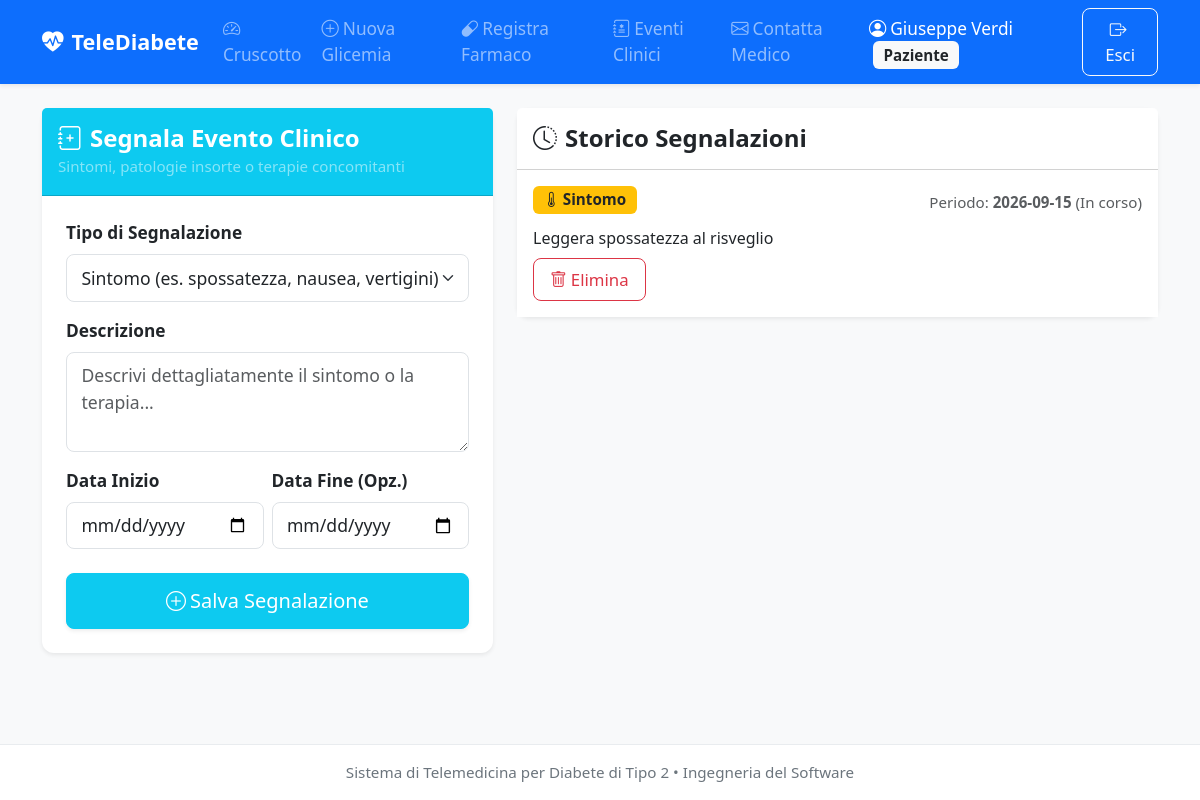
Page /patient/clinical-events (signed in) on the committed database.
### tables this page shows
CREATE TABLE clinical_events (
    id INTEGER PRIMARY KEY AUTOINCREMENT,
    patient_id INTEGER NOT NULL,
    event_type VARCHAR(20) NOT NULL CHECK (event_type IN ('SYMPTOM', 'PATHOLOGY', 'OTHER_DRUG')),
    description TEXT NOT NULL,
    start_date DATE NOT NULL,
    end_date DATE,
    FOREIGN KEY(patient_id) REFERENCES patients(user_id) ON DELETE CASCADE
);

### app/controllers/PatientController.py (the view, shortened to what this page needs)
@patient_bp.route('/patient/clinical-events', methods=['GET', 'POST'])
@patient_required
def clinical_events():
    patient_id = session['user_id']
    events = record_service.get_clinical_events(patient_id)
    return render_template('patient/clinical_events.html', events=events)

### app/daos/ClinicalEventDAO.py (called while the page is built)
    def get_by_patient_id(self, patient_id: int) -> List[ClinicalEvent]:
        query = """
            SELECT * FROM clinical_events
            WHERE patient_id = ?
            ORDER BY start_date DESC, id DESC
        """
        rows = self.db.fetch_all(query, (patient_id,))
        return [ClinicalEvent.from_row(row) for row in rows]

### app/database/DatabaseManager.py (called while the page is built)
    def get_connection(self) -> sqlite3.Connection:
        if not hasattr(self._local, 'connection') or self._local.connection is None:
            os.makedirs(os.path.dirname(self.db_path), exist_ok=True)
            conn = sqlite3.connect(
                self.db_path,
                detect_types=sqlite3.PARSE_DECLTYPES | sqlite3.PARSE_COLNAMES,
                check_same_thread=False
            )
            conn.execute("PRAGMA foreign_keys = ON;")
            conn.row_factory = sqlite3.Row
            self._local.connection = conn
        return self._local.connection

    def close_connection(self):
        if hasattr(self._local, 'connection') and self._local.connection is not None:
            self._local.connection.close()
            self._local.connection = None

    def fetch_all(self, query: str, params: Tuple = ()) -> List[sqlite3.Row]:
        conn = self.get_connection()
        cursor = conn.cursor()
        cursor.execute(query, params)
        return cursor.fetchall()

### app/models/ClinicalEvent.py (called while the page is built)
    @classmethod
    def from_row(cls, row: sqlite3.Row) -> 'ClinicalEvent':
        if row is None:
            return None
        return cls(
            id=row['id'],
            patient_id=row['patient_id'],
            event_type=row['event_type'],
            description=row['description'],
            start_date=row['start_date'],
            end_date=row['end_date']
        )

### app/services/MedicalRecordService.py (called while the page is built)
    def get_clinical_events(self, patient_id: int) -> List[ClinicalEvent]:
        return self.event_dao.get_by_patient_id(patient_id)

### app/templates/patient/clinical_events.html (shortened to what this page needs)
{% extends "base.html" %}
{% block content %}
<div class="row">
    <div class="col-lg-5 mb-4">
        <div class="card shadow-sm border-0">
            <div class="card-header bg-info text-white py-3">
                <h4 class="mb-0 fw-bold"><i class="bi bi-journal-plus me-2"></i>Segnala Evento Clinico</h4>
                <small class="text-white-50">Sintomi, patologie insorte o terapie concomitanti</small>
            </div>
            <div class="card-body p-4">
                <form method="POST" action="{{ url_for('patient.clinical_events') }}">
                    <div class="mb-3">
                        <label for="event_type" class="form-label fw-bold">Tipo di Segnalazione</label>
                        <select class="form-select form-select-lg" id="event_type" name="event_type" required>
                            <option value="SYMPTOM">Sintomo (es. spossatezza, nausea, vertigini)</option>
                        </select>
                    </div>
                    <div class="mb-3">
                        <label for="description" class="form-label fw-bold">Descrizione</label>
                        <textarea class="form-control" id="description" name="description" rows="3"
                                  placeholder="Descrivi dettagliatamente il sintomo o la terapia..." required></textarea>
                    </div>
                    <div class="row g-2 mb-4">
                        <div class="col-6">
                            <label for="start_date" class="form-label fw-bold">Data Inizio</label>
                            <input type="date" class="form-control" id="start_date" name="start_date" required>
                        </div>
                        <div class="col-6">
                            <label for="end_date" class="form-label fw-bold">Data Fine (Opz.)</label>
                            <input type="date" class="form-control" id="end_date" name="end_date">
                        </div>
                    </div>
                    <div class="d-grid">
                        <button type="submit" class="btn btn-info text-white btn-lg shadow-sm">
                            <i class="bi bi-plus-circle me-1"></i>Salva Segnalazione
                        </button>
                    </div>
                </form>
            </div>
        </div>
    </div>
    <div class="col-lg-7">
        <div class="card shadow-sm border-0">
            <div class="card-header bg-white py-3">
                <h4 class="mb-0 fw-bold text-dark"><i class="bi bi-clock-history me-2"></i>Storico Segnalazioni</h4>
            </div>
            <div class="card-body p-0">
                {% if events %}
                    <div class="list-group list-group-flush">
                        {% for ev in events %}
                            <div class="list-group-item p-3">
                                <div class="d-flex w-100 justify-content-between align-items-center mb-2">
                                    <h5 class="mb-1 fw-bold">
                                        {% if ev.event_type == 'SYMPTOM' %}
                                            <span class="badge bg-warning text-dark"><i class="bi bi-thermometer-half me-1"></i>Sintomo</span>
                                        {% elif ev.event_type == 'PATHOLOGY' %}
                                            <span class="badge bg-danger"><i class="bi bi-virus me-1"></i>Patologia</span>
                                        {% else %}
                                            <span class="badge bg-secondary"><i class="bi bi-capsule me-1"></i>Altro Farmaco</span>
                                        {% endif %}
                                    </h5>
                                    <small class="text-muted">
                                        Periodo: <strong>{{ ev.start_date }}</strong>
                                        {% if ev.end_date %} al <strong>{{ ev.end_date }}</strong>{% else %} (In corso){% endif %}
                                    </small>
                                </div>
                                <p class="mb-2 fs-6">{{ ev.description }}</p>
                                <form method="POST" action="{{ url_for('patient.delete_clinical_event', event_id=ev.id) }}"
                                      onsubmit="return confirm('Sei sicuro di voler eliminare questa segnalazione?');">
                                    <button type="submit" class="btn btn-outline-danger btn-sm">
                                        <i class="bi bi-trash me-1"></i>Elimina
                                    </button>
                                </form>
                            </div>
                        {% endfor %}
                    </div>
                {% else %}
                    <div class="text-center p-5 text-muted">
                        <i class="bi bi-clipboard2-check fs-1 mb-2 d-block"></i>
                        Nessun evento o sintomo clinico registrato.
                    </div>
                {% endif %}
            </div>
        </div>
    </div>
</div>
{% endblock %}

### app/templates/base.html (style rules this page uses)
body { font-size: 1.08rem; background-color: #f8f9fa; color: #212529; min-height: 100vh; display: flex; flex-direction: column; }
.btn { font-size: 1.05rem; padding: 0.5rem 1rem; border-radius: 8px; }
.btn-lg { font-size: 1.25rem; padding: 0.75rem 1.5rem; }
.card { border-radius: 12px; box-shadow: 0 4px 6px rgba(0,0,0,0.05); margin-bottom: 1.5rem; }
.form-control, .form-select { font-size: 1.1rem; padding: 0.6rem 0.9rem; border-radius: 8px; }
.badge { font-size: 0.95rem; padding: 0.4em 0.7em; }

### rows in the picture
clinical_events: event_type "SYMPTOM" (drawn), start_date "2026-09-15", description "Leggera spossatezza al risveglio"

### other values in the picture
{{ session.get('full_name') }} "Giuseppe Verdi"
